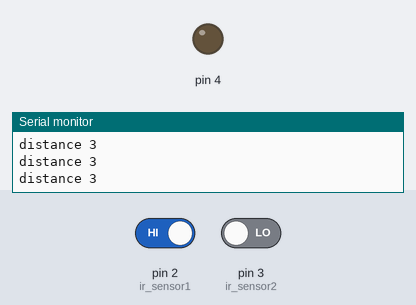
Simulated run of this sketch. Board: Arduino Uno, built with avr-gcc and run on an emulated ATmega328P. Parts: output pins drawn as LEDs (lit = HIGH), the last lines printed to the serial monitor. Inputs (shaded band) come from the test bench; at power-on: pin 3 (ir_sensor2) LOW, pin 2 (ir_sensor1) HIGH.

Above: at 1.2 s.
1.3 s: pin 3 (ir_sensor2) driven HIGH
At 1.9 s:
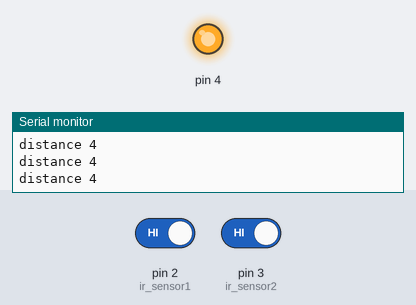
2.8 s: pin 3 (ir_sensor2) driven LOW
At 4.2 s:
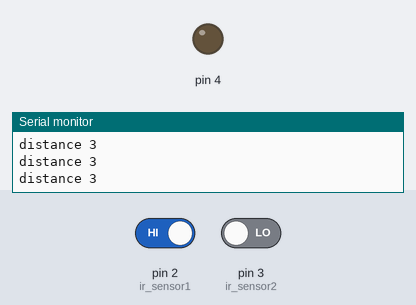
Timing chart, 0 to 5.8 s (numbered marks = the images above; inputs shaded):
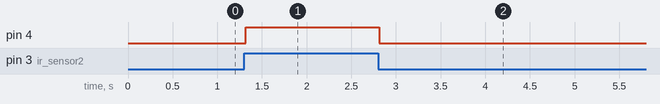

Measured:
- after the input at 1.3 s, pin 4: LOW → HIGH at once
- after the input at 2.8 s, pin 4: HIGH → LOW at once

The sketch:

sketch_jun13b.ino
```cpp
#define ir_sensor1 2
#define ir_sensor2 3
#define buzzer 4

void setup()
{
  Serial.begin(9600);
    pinMode(ir_sensor1,INPUT);
    pinMode(ir_sensor2,INPUT);
    pinMode(4,OUTPUT);
}

void loop(){
int signal1=digitalRead(ir_sensor1);
int signal2=digitalRead(ir_sensor2);
  if(signal1==0 && signal2==0){
   Serial.println("distance 1");
    }
  else if(signal1==0 && signal2==1){

   Serial.println("distance 2");
    }
  else if(signal1==1 && signal2==0){
    Serial.println("distance 3");
    digitalWrite(4, LOW);
    }

  else if(signal1==1 && signal2==1){
    Serial.println("distance 4");
    digitalWrite(4, HIGH);
    }

}
```
